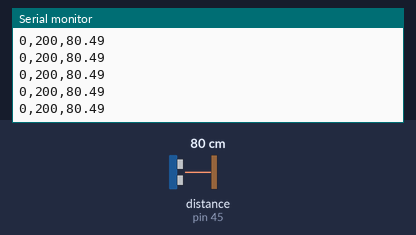
Bench run of a sketch on a simulated Arduino Mega 2560, built with avr-gcc and run on an emulated ATmega2560. Parts: the last lines printed to the serial monitor. Wiring (inferred from the names in the program): ultrasonic range finder: trigger pin 44; echo pin 45. Inputs (shaded band) come from the test bench; at power-on: distance to the obstacle (sensor on pin 45) 80 cm. The echo pulse lasts 58.3 µs per cm.

Above: at 1.2 s.
1.3 s: distance to the obstacle (sensor on pin 45) set to 120 cm
At 2.2 s:
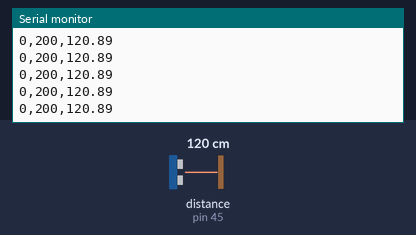
4.3 s: distance to the obstacle (sensor on pin 45) set to 2 cm
At 4.9 s:
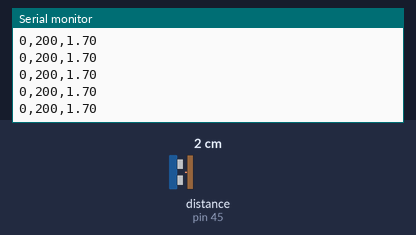
Timing chart, 0 to 7.3 s (numbered marks = the images above; inputs shaded):
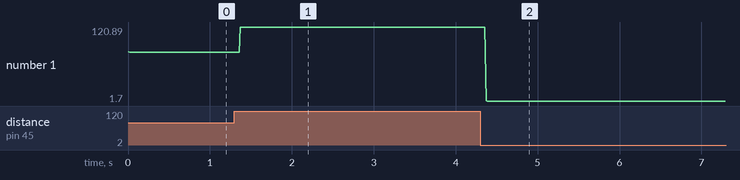

Measured:
- after the input at 1.3 s, the serial monitor: prints a new line after 0.07 s (image 1)
- after the input at 4.3 s, the serial monitor: prints a new line after 0.07 s (image 2)
- plotted number 1: 80.49 → 120.89 after the input at 1.3 s, 120.89 → 1.7 after the input at 4.3 s

The sketch:

___.ino
```cpp
#define TRIG 44
#define ECHO 45

double duration = 0;
double distance = 0;
double speed_of_sound = 331.5 + 0.6 * 25; // 25℃の気温の想定

void setup() {
  Serial.begin( 9600 );

  pinMode(ECHO, INPUT );
  pinMode(TRIG, OUTPUT );
}

void loop() {
  digitalWrite(TRIG, LOW);
  delayMicroseconds(2);
  digitalWrite( TRIG, HIGH );
  delayMicroseconds( 10 );
  digitalWrite( TRIG, LOW );
  duration = pulseIn( ECHO, HIGH ); // 往復にかかった時間が返却される[マイクロ秒]

  if (duration > 0) {
    duration = duration / 2; // 往路にかかった時間
    distance = duration * speed_of_sound * 100 / 1000000;
    Serial.print(0);
    Serial.print(",");
    Serial.print(200);
    Serial.print(",");
    Serial.println(distance);
  }

}
```
